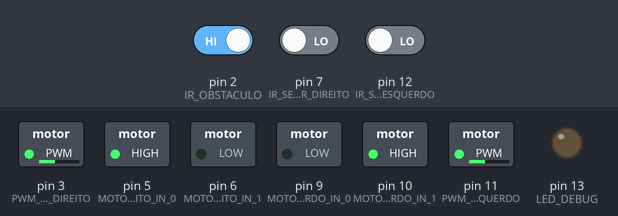
Recording of a sketch running on a simulated Arduino Uno, built with avr-gcc and run on an emulated ATmega328P. Shown: switched loads named in the sketch (green lamp = pin HIGH), output pins drawn as LEDs (lit = HIGH). The inputs (shaded band) are chosen by the test bench; at power-on: pin 2 (IR_OBSTACULO) HIGH, pin 7 (IR_SEGUIDOR_DIREITO) LOW, pin 12 (IR_SEGUIDOR_ESQUERDO) LOW.

Above: at 1.2 s.
1.3 s: pin 2 (IR_OBSTACULO) driven LOW
At 2.0 s:
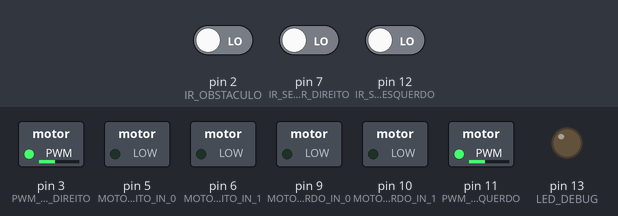
2.8 s: pin 2 (IR_OBSTACULO) driven HIGH
At 3.2 s:
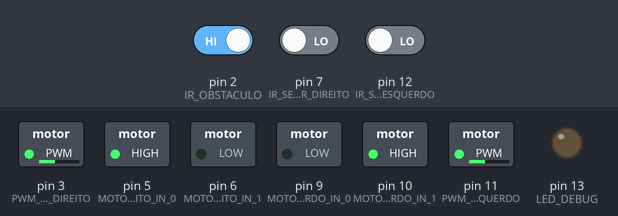
4.3 s: pin 7 (IR_SEGUIDOR_DIREITO) driven HIGH
At 5.5 s:
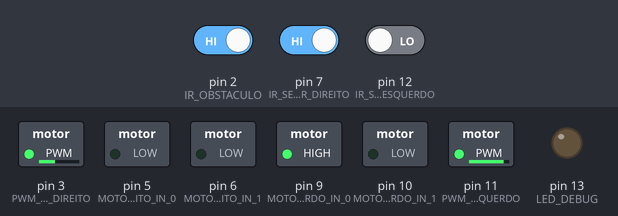
5.8 s: pin 12 (IR_SEGUIDOR_ESQUERDO) driven HIGH
At 6.6 s:
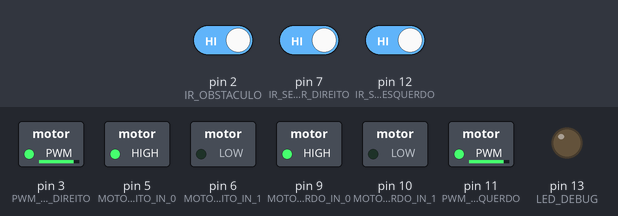
7.3 s: pin 7 (IR_SEGUIDOR_DIREITO) driven LOW
At 7.8 s:
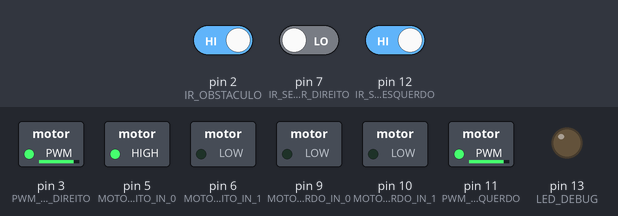
8.8 s: pin 2 (IR_OBSTACULO) driven LOW
At 10.1 s:
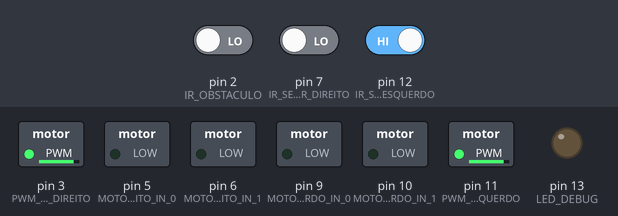
Timing chart, 0 to 11.3 s (numbered marks = the images above; inputs shaded):
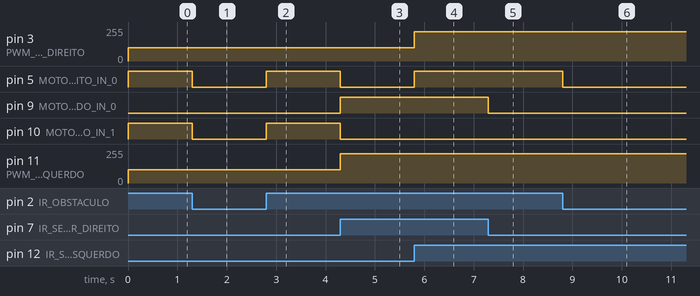

Measured:
- after the input at 1.3 s, pin 5 (MOTOR_DIREITO_IN_0), pin 10 (MOTOR_ESQUERDO_IN_1): HIGH → LOW at once
- after the input at 2.8 s, pin 5 (MOTOR_DIREITO_IN_0), pin 10 (MOTOR_ESQUERDO_IN_1): LOW → HIGH at once
- after the input at 4.3 s, pin 5 (MOTOR_DIREITO_IN_0), pin 10 (MOTOR_ESQUERDO_IN_1): HIGH → LOW at once; pin 9 (MOTOR_ESQUERDO_IN_0): LOW → HIGH at once; pin 11 (PWM_MOTOR_ESQUERDO): 100/255 → 220/255 at once
- after the input at 5.8 s, pin 3 (PWM_MOTOR_DIREITO): 100/255 → 220/255 at once; pin 5 (MOTOR_DIREITO_IN_0): LOW → HIGH at once
- after the input at 7.3 s, pin 9 (MOTOR_ESQUERDO_IN_0): HIGH → LOW at once
- after the input at 8.8 s, pin 5 (MOTOR_DIREITO_IN_0): HIGH → LOW at once

The sketch:

robo.ino
```cpp
#define SEGUIR_LINHA 0
#define CURVA 1
#define PARADA 2

#define LED_DEBUG 13
#define IR_CONTADOR_LINHA 8
#define IR_OBSTACULO 2
#define IR_SEGUIDOR_DIREITO 7
#define IR_SEGUIDOR_ESQUERDO 12
#define PWM_MOTOR_DIREITO 3
#define PWM_MOTOR_ESQUERDO 11
#define MOTOR_DIREITO_IN_0 5
#define MOTOR_DIREITO_IN_1 6
#define MOTOR_ESQUERDO_IN_0 9
#define MOTOR_ESQUERDO_IN_1 10

int estado = SEGUIR_LINHA;
int iCount = 0;

volatile unsigned long lastDebounceTime = 0;
const unsigned long debounceDelay = 300;

void setup() {
  pinMode(LED_DEBUG, OUTPUT);
  pinMode(IR_CONTADOR_LINHA, INPUT);
  pinMode(IR_OBSTACULO, INPUT);
  pinMode(IR_SEGUIDOR_DIREITO, INPUT);
  pinMode(IR_SEGUIDOR_ESQUERDO, INPUT);

  pinMode(PWM_MOTOR_DIREITO, OUTPUT);
  pinMode(PWM_MOTOR_ESQUERDO, OUTPUT);
  pinMode(MOTOR_DIREITO_IN_0, OUTPUT);
  pinMode(MOTOR_DIREITO_IN_1, OUTPUT);
  pinMode(MOTOR_ESQUERDO_IN_0, OUTPUT);
  pinMode(MOTOR_ESQUERDO_IN_1, OUTPUT);

  attachInterrupt(digitalPinToInterrupt(IR_OBSTACULO), obstaculo, CHANGE);
  attachInterrupt(digitalPinToInterrupt(IR_CONTADOR_LINHA), contador_linha, RISING);
  Serial.begin(9600);
}

void loop() {
  switch (estado) {
    case SEGUIR_LINHA:
      seguidor_de_linha();
      break;
    case CURVA:
      realizar_a_curva();
      break;
    case PARADA:
      parar();
      break;
  }
}

void seguidor_de_linha() {
  int direita = digitalRead(IR_SEGUIDOR_DIREITO);
  int esquerda = digitalRead(IR_SEGUIDOR_ESQUERDO);

  if (direita == HIGH && esquerda == LOW) {
    moverMotores(0, 220);
  } else if (direita == LOW && esquerda == HIGH) {
    moverMotores(220, 0);
  } else if (direita == LOW && esquerda == LOW) {
    moverMotores(100, -100);
  } else if (direita == HIGH && esquerda == HIGH) {
    moverMotores(220, 220);
  }
}

void realizar_a_curva() {
  moverMotores(-255, 255);
  delay(1000);
  estado = SEGUIR_LINHA;
}

void parar() {
  digitalWrite(MOTOR_DIREITO_IN_0, LOW);
  digitalWrite(MOTOR_DIREITO_IN_1, LOW);
  digitalWrite(MOTOR_ESQUERDO_IN_0, LOW);
  digitalWrite(MOTOR_ESQUERDO_IN_1, LOW);
}

void contador_linha() {
  unsigned long currentTime = millis();

  if ((currentTime - lastDebounceTime) > debounceDelay) {
    iCount++;
    lastDebounceTime = currentTime;

    if (iCount == 2) {
      estado = CURVA;
    }
  }
}

void obstaculo() {
  int sensorObstaculo = digitalRead(IR_OBSTACULO);

  if (sensorObstaculo == LOW) {
  estado = PARADA;
  } else {
  estado = SEGUIR_LINHA;
  }
}

void moverMotores(int velDireito, int velEsquerdo) {
  if (velDireito > 0) {
    analogWrite(PWM_MOTOR_DIREITO, velDireito);
    digitalWrite(MOTOR_DIREITO_IN_0, HIGH);
    digitalWrite(MOTOR_DIREITO_IN_1, LOW);
  } else if (velDireito < 0) {
    analogWrite(PWM_MOTOR_DIREITO, -velDireito);
    digitalWrite(MOTOR_DIREITO_IN_0, LOW);
    digitalWrite(MOTOR_DIREITO_IN_1, HIGH);
  } else {
    digitalWrite(MOTOR_DIREITO_IN_0, LOW);
    digitalWrite(MOTOR_DIREITO_IN_1, LOW);
  }

  if (velEsquerdo > 0) {
    analogWrite(PWM_MOTOR_ESQUERDO, velEsquerdo);
    digitalWrite(MOTOR_ESQUERDO_IN_0, HIGH);
    digitalWrite(MOTOR_ESQUERDO_IN_1, LOW);
  } else if (velEsquerdo < 0) {
    analogWrite(PWM_MOTOR_ESQUERDO, -velEsquerdo);
    digitalWrite(MOTOR_ESQUERDO_IN_0, LOW);
    digitalWrite(MOTOR_ESQUERDO_IN_1, HIGH);
  } else {
    digitalWrite(MOTOR_ESQUERDO_IN_0, LOW);
    digitalWrite(MOTOR_ESQUERDO_IN_1, LOW);
  }
}
```
